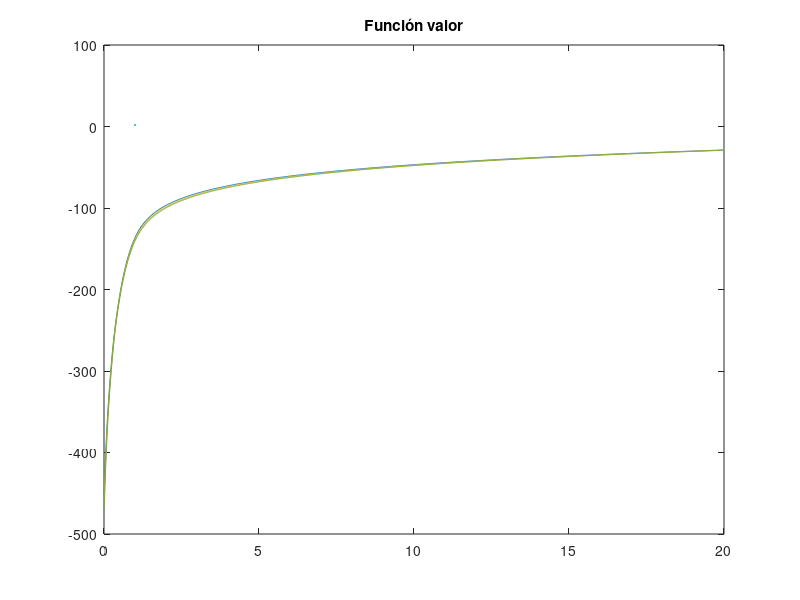

The MATLAB source for this figure: (Note: this script raises an error after producing the figure.)
% Minicurso - Programación Dinámica
% Otoño 2026.
% Profesor: Eduardo Engel.
% Ayudante: Agustín Farías Lobo.

% Primera versión: febrero de 2025.
% Esta versión: febrero de 2026.

% Original computational setup.
% OS: macOS Tahoe 26.3.
% Software: Matlab R2025b.
% CPU: Apple M5.
% RAM: 16 GB.

%%%%%%%%%%%%%%%%%%%%%%%%%%%%%%%%%%%%%%%%%%%%%%%%%%%%%%%%%%%%%%%%%%%%%%%%%%%

                           % Material para la Clase II

%%%%%%%%%%%%%%%%%%%%%%%%%%%%%%%%%%%%%%%%%%%%%%%%%%%%%%%%%%%%%%%%%%%%%%%%%%%

%% Preliminar

% Limpiamos todo:

clear
clc

% Definimos el directorio a utilizar y las carpetas que nos interesan:

cd("/Users/afl/Library/CloudStorage/Dropbox/Universidad/Sexto año/Ayudantias_O2026/Dynamic_Programming/ClaseComp2")
addpath("Figuras/")

%% Definimos parámetros y grillas

% Definimos los parámetros


beta = 0.96;
epsilon = 1e-7;

% Creamos las grillas de x y de z:

x_grid = linspace(0.01,20,1000);

z_grid = [0.5, 1, 1.5];

% Creamos el vector pr, nx y nz:

pr = [1/3, 1/3, 1/3];

nx = size(x_grid,2);

nz = size(z_grid,2);

% Creamos la matriz de consumo. De la restricción del problema es fácil
% notar que c_t = x_t+1 - x_t, por lo que si definimos que las filas
% correspondan a cada valor posible de x y las columnas a cada posible valor
% de x':

%C = repmat(x_grid', [1 nx])- repmat(x_grid, [nx 1]); 

C = repmat(x_grid', [1 nx])- repmat(x_grid, [nx 1])*0.999999; 

% Para determinar la utilidad, obtenemos z_t*u(c) para cada valor de C y 
% cada valor de z_t. Para ello iteramos sobre z y utilizamos para cada z la
% la matriz de valores de consumo evaluada en la función log. Así, la 
% primera dimensión del arreglo tridimensional representa los valores de x;
% la segunda dimensión los valores de x'; y la tercera dimensión 
% representa los valores de z. Fijamos la utilidad en -10^10 cuando C<=0.

Uz = zeros(nx,nx,nz);

for z = 1:nz
    for i = 1:nx
        for j = 1:nx
            if C(i,j) > 0
                Uz(i,j,z) = log(C(i,j)) * z_grid(z);
            else 
                Uz(i,j,z) = -1e11;
            end
        end
    end
end


%% VFI


% Definimos el número máximo de iteraciones

itermax = 1000;

% Definimos el guess inicial para la función valor como una matriz de ceros
% e inicializamos dos matrices: una para guardar los valores de la función 
% valor y otra para guardar los valores de la policy function en cada 
% actualización. 

V0 = zeros(nx,nz);
Vn = zeros(nx,nz);
x_pol = zeros(nx,nz);

% Iniciamos iteraciones y tomamos el tiempo:

tic
for i = 1:itermax

    % A partir del guess inicial para v(x,z), obtenemos E[v(x,z)] para cada
    % x y z. Lo podemos hacer por fuera del loop de z porque z es i.i.d. En
    % otro caso, tendríamos que hacerlo dentro del loop.

    V0_exp = sum(V0 .* pr,2);
    
    % iteramos sobre los posibles valores de z:
    for z = 1:nz
        % en lugar de utilizar definir una matriz auxiliar, podemos ocupar
        % como argumento para la función max como definiríamos la matriz 
        % auxiliar para cada valor de z. 

        % Encontramos el valor de x' que maximiza T dado x y z,y el máximo
        % de T dado x y z
        [Vn(:,z), index] = max(Uz(:,:,z) + beta * repmat(V0_exp', [nx 1]),[],2);
        
        % función de política para x' dado x y z:
        x_pol(:,z) = x_grid(index);
    end
    
    % función de política para c dado x  y z
    c_pol = repmat(x_grid', [1 nz]) - x_pol;
    
    % distancia (esta vez encontramos el maximo dado x y dado z, por ello 
    % ocupamos doble la función max)

    d = max(max(abs(V0 - Vn)));

    % condición de convergencia:

    if d < epsilon
        fprintf("\n El procedimiento iterativo de la función valor converge en la iteración número %g \n", i)
        V = Vn; % guardamos la solución
        break % cerramos el loop
    else
        V0 = Vn; % en caso de no cumplir la condición, actualizamos el guess
    end 
end
toc
beep



%% VFI Caso i.i.d. de una manera más eficiente, pero menos intuitiva

% Definimos el número máximo de iteraciones

itermax = 10000;

% Esta vez, en lugar de ocupar un loop sobre z en cada iteración, nos 
% ahorramos ello computando todo en tres dimensiones y encontrando el 
% maximo sobre una de esas dimensiones (la correspondiente a x'). Ello nos
% entregará un arreglo tridimensional de índices que es necesario pasar a
% dos dimensiones para llegar sin problemas a la policy function y a la
% función valor. Por tanto, inicializamos matrices para pasar tales
% arreglos tridimensionales a dos dimensiones. Adicionalmente definimos el
% guess inicial para v.

V0 = zeros(nx,nz);
idx = zeros(nx,nz);
V_n = zeros(nx,nz);

tic
for i = 1:itermax

    % obtenemos E[V0(x',z')]:
    V0_exp = sum(V0 .* pr,2);


    % Encontramos el valor de x' que maximiza T dado x y z; y el máximo
    % de T dado x y z:
    [Vn, index] = max(Uz + beta * repmat(V0_exp', [nx 1 nz]),[],2); 
    %Vn guarda el valor máximo, index guarda la posición donde se encuentra
    % x' que el arreglo tridimensional

    % pasamos los arreglos tridimensionales a matrices para poder trabajar
    % con ellos:
    for j = 1:nz
        V_n(:,j) = Vn(:,1,j);
        idx(:,j) = index(:,1,j);
    end

    % función de política para x':

    x_pol = x_grid(idx);                          

    % función de política para c dado x  y z

    c_pol = repmat(x_grid', [1 nz]) - x_pol;    

    % distancia:
    d = max(max(abs(V0 - V_n)));

    % condición de convergencia:
    if d < epsilon
        fprintf("\n El procedimiento iterativo de la función valor converge en la iteración número %g \n", i)
        V = V_n; % guardamos la solución
        break % cerramos el loop
    else
        V0 = V_n; % en caso de no cumplir la condición, actualizamos el guess
    end 
end
toc
beep


%% Graficamos lo solicitado

% Gráfico para la función valor:

figure(1)

plot(x_grid,V(:,1), LineStyle="-", LineWidth=2); hold on
plot(x_grid,V(:,2), LineStyle="-", LineWidth=2); hold on
plot(x_grid,V(:,3), LineStyle="-", LineWidth=2); hold on
title('Función valor');
xlabel('$x$', Interpreter='latex');
ylabel('$g(x,z)$', Interpreter='latex');
legend('z = 0.5', 'z = 1', 'z = 1.5', Location='northwest');

saveas(1,'Figuras/V_iid.pdf')

% Gráfico para la función de política:

figure(2)

plot(x_grid,x_pol(:,1), LineStyle="-", LineWidth=2); hold on
plot(x_grid,x_pol(:,2), LineStyle="-", LineWidth=2); hold on
plot(x_grid,x_pol(:,3), LineStyle="-", LineWidth=2); hold on
plot(x_grid,x_grid, LineStyle="--", color = 'black', LineWidth = 0.5);
title('Función de política de x');
xlabel('$x$', Interpreter='latex');
ylabel('$g(x,z)$', Interpreter='latex');
legend('z = 0.5', 'z = 1', 'z = 1.5', 'Línea de 45 grados', Location='northwest');

saveas(2,'Figuras/xpol_iid.pdf')

figure(3)

plot(x_grid,c_pol(:,1), LineStyle="-", LineWidth=2); hold on
plot(x_grid,c_pol(:,2), LineStyle="-", LineWidth=2); hold on
plot(x_grid,c_pol(:,3), LineStyle="-", LineWidth=2); hold on
title('Función de política del consumo');
xlabel('$x$', Interpreter='latex');
ylabel('$c(x,z)$', Interpreter='latex');
legend('z = 0.5', 'z = 1', 'z = 1.5', Location='northwest');

saveas(3,'Figuras/cpol_iid.pdf')

%% Caso con z_t siguiendo una cadena de Markov

beta = 0.96;
epsilon = 1e-7;

% Creamos la grilla de x y de z:

x_grid = linspace(0.01,20,1000);

z_grid = [0.5, 1.5];

P = [0.8, 0.2; 0.2, 0.8];

nx = size(x_grid,2);

nz = size(z_grid,2);

C = repmat(x_grid', [1 nx])- repmat(x_grid, [nx 1])*0.999999; 

% Para determinar la utilidad, obtenemos z_t*u(c) para cada valor de C y 
% cada valor de z_t. Para ello iteramos sobre z y utilizamos para cada z la
% la matriz de valores de consumo evaluada en la función log. Así, la 
% primera dimensión del arreglo tridimensional representa los valores de x;
% la segunda dimensión los valores de x'; y la tercera dimensión 
% representa los valores de z. Fijamos la utilidad en -10^10 cuando C<=0.

Uz = zeros(nx,nx,nz);

for z = 1:nz
    for i = 1:nx
        for j = 1:nx
            if C(i,j) > 0
                Uz(i,j,z) = log(C(i,j)) * z_grid(z);
            else 
                Uz(i,j,z) = -1e11;
            end
        end
    end
end

% Guess inicial:

V0 = zeros(nx,nz);

% Inicializamos matrices para guardar las actualizaciones de la value
% function y la policy function:

Vn = zeros(nx,nz);
x_pol = zeros(nx,nz);

% Iniciamos iteraciones y tomamos el tiempo:

tic
for i = 1:itermax

    % A partir del guess inicial para v(x,z), obtenemos E[v(x',z')] para cada
    % x y z. En este caso, E[v(x',z') | z = 0.5) =/= E[v(x',z') | z = 1.5),
    % por lo que debemos obtener la esperanza condicional de V(x',z')
    % para cada z. Para ello utilizamos un loop e iteramos sobre los 
    % posibles valores de z:

    for z = 1:nz
        
        % Esperanza condicional de V(x',z'):

        V0_exp = sum(V0 .* P(z,:),2);

        % Encontramos el valor de x' que maximiza la matrix auxiliar dado x
        % y z,y el máximo de ella dado x y z:

        [Vn(:,z), index] = max(Uz(:,:,z) + beta * repmat(V0_exp', [nx 1]),[],2);
        
        % función de política:

        x_pol(:,z) = x_grid(index);

    end

    % función de política para el consumo:

    c_pol = repmat(x_grid',[1 nz]) - x_pol;


    % distancia (nuevamente ocupamos doble la función max):

    d = max(max(abs(V0 - Vn)));
    
    % condición de convergencia:

    if d < epsilon
        fprintf("\n El procedimiento iterativo de la función valor converge en la iteración número %g \n", i)
        V = Vn; % guardamos la solución
        break % cerramos el loop
    else
        V0 = Vn; % en caso de no cumplir la condición, actualizamos el guess
    end 
end
toc
beep

%% Graficamos lo solicitado

figure(4)
set(gcf, 'Units', 'Normalized', 'OuterPosition', [0, 0.04, 1, 0.96]);

subplot(3,1,1)
plot(x_grid,V(:,1), LineStyle="-", LineWidth=2); hold on
plot(x_grid,V(:,2), LineStyle="-", LineWidth=2); hold on
title('Función valor');
xlabel('$x$', Interpreter='latex');
ylabel('$V(x,z)$', Interpreter='latex');
legend('z = 0.5', 'z = 1.5', Location='best');

subplot(3,1,2)
plot(x_grid,x_pol(:,1), LineStyle="-", LineWidth=2); hold on
plot(x_grid,x_pol(:,2), LineStyle="-", LineWidth=2); hold on
plot(x_grid,x_grid, LineStyle="--", color = 'black', LineWidth = 0.5);
title('Función de política');
xlabel('$x$', Interpreter='latex');
ylabel('$g(x,z)$', Interpreter='latex');
legend('z = 0.5',  'z = 1.5', 'Línea de 45 grados', Location='northwest');

subplot(3,1,3)
plot(x_grid,c_pol(:,1), LineStyle="-", LineWidth=2); hold on
plot(x_grid,c_pol(:,2), LineStyle="-", LineWidth=2); hold on
title('Función de política del consumo');
xlabel('$x$', Interpreter='latex');
ylabel('$g(x,z)$', Interpreter='latex');
legend('z = 0.5',  'z = 1.5', Location='northwest');

saveas(4,'Figuras/Plots_Markov.pdf')
